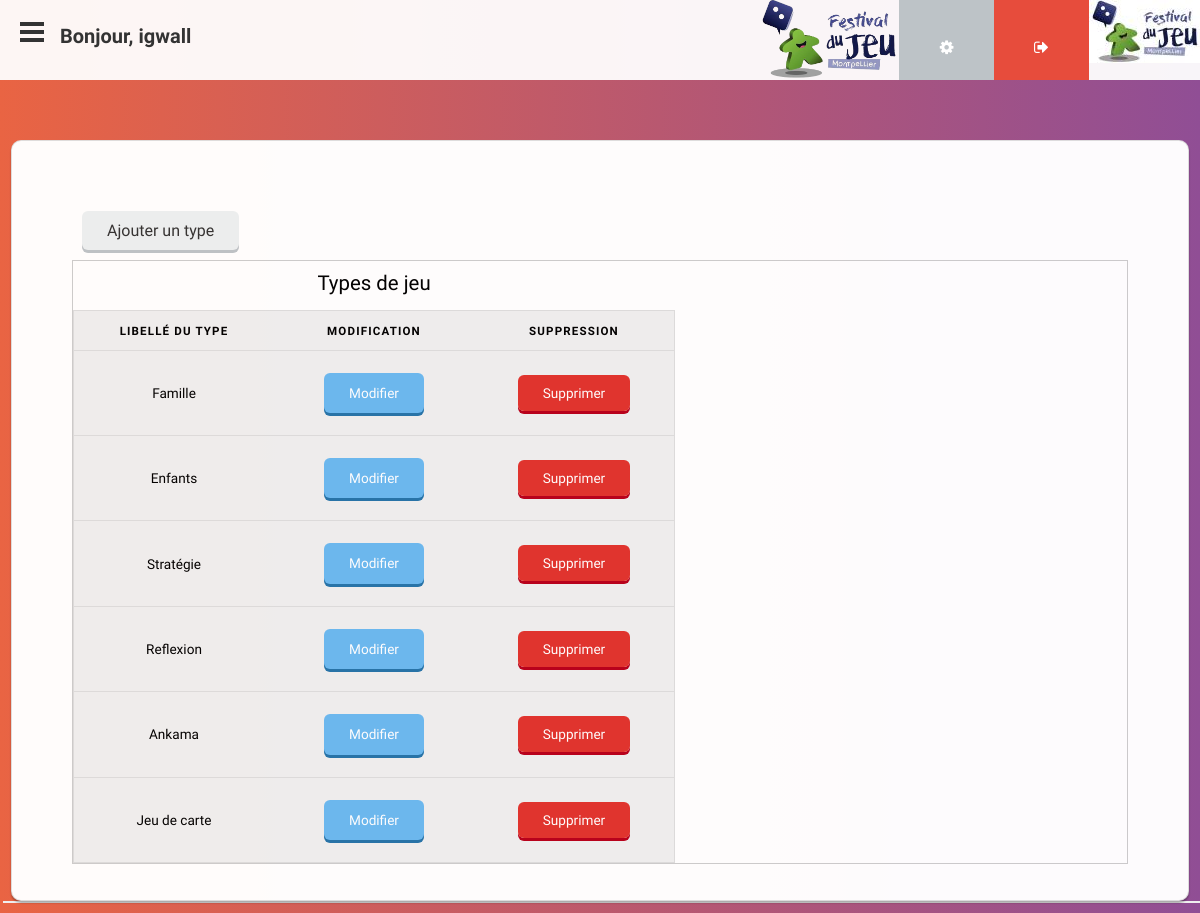
Screenshot of /index.php?controller=type&action=readAllType (signed in) with the database file from the repository.
### tables this page shows
CREATE TABLE `type` (
  `numType` tinyint(1) NOT NULL,
  `libelleType` varchar(40) NOT NULL
);

### model/modelUser.php (called while the page is built, shortened)
<?php
	class ModelUser {
		public static function isConnected() {
			return isset($_SESSION['id']);
		}
	}
?>

### controller/controllerType.php (called while the page is built, shortened)
<?php
	require_once File::buildPath(array('model', 'modelType.php'));
	class ControllerType {
		public static function readAllType() {
			$tab_type = ModelType::getAllType();
			require File::buildPath(array("view", "view.php"));
		}
	}
?>

### index.php (called while the page is built, shortened)
<?php
	require_once File::buildPath(array('controller', 'routeur.php'));
?>

### model/modelType.php (called while the page is built, shortened)
<?php
class ModelType {
	private $numType;
	private $libelleType;
	public function getNumType(){
		return $this->numType;
	}
	public function getLibelleType(){
		return $this->libelleType;
	}
	static public function getAllType() {
		try {
			$rep = Model::$pdo->query('SELECT * FROM type');
			$rep->setFetchMode(PDO::FETCH_CLASS, 'ModelType');
			$tab_prod = $rep->fetchAll();
			return $tab_prod;
		} catch (PDOException $e) {
			echo('Error tout casse ( /!\ method getAllType() /!\ )');
		}
	}
}
?>

### view/type/listeType.php (the view, shortened to what this page needs)
<?php endif;
echo '<div class="infos">';
?>
<a class='edit-button' href=" index.php?controller=type&action=addType">Ajouter un type</a>
<?php
if (isset($tab_type) && isset($tab_type[0])){
    echo "<table class='liste' id='table'>
  <caption>Types de jeu</caption>
  <thead>
        <tr>
            <th onclick='sortTable(1)' scope='col'>Libellé du type</th>
            <th scope='col'>Modification</th>
            <th scope='col'>Suppression</th>
        </tr>
    </thead>
    <tbody>";
	foreach ($tab_type as $type) {
		$numType = htmlspecialchars($type->getNumType());
		$libelleType = htmlspecialchars($type->getLibelleType());
        echo"<tr>
                <td data-label='nomEdit'> " . $libelleType . "</td>
                <td><p><a class='edit-button-table' href=index.php?controller=type&action=update&numType=" . rawurlencode($numType) . "'> Modifier</a></p></td>
                <td><p><a class='edit-button-suppr-tab' href=index.php?controller=type&action=delete&numType=" . rawurlencode($numType) . "> Supprimer</a> </p></td>
            </tr>";
	};
    echo"</tbody>
         </table>";
}else{
	echo" Vous n'avez pas de type de jeu :( ";
}
?>
<br>
<br>
<?php
echo '</div>'?>

### controller/routeur.php (shortened to what this page needs)
<?php
	require_once File::buildPath(array('controller', 'controllerType.php'));
	require_once File::buildPath(array('controller', 'controllerSuivi.php'));
	if (isset($_GET['controller'])) {
		$controller = htmlspecialchars($_GET['controller']);
	} else {
		$controller = Conf::$defaultController;
	}
	$controller = 'controller' . ucfirst($controller);
	if (isset($_GET['action'])) {
		$action = $_GET['action'];
	} else {
		$action = Conf::$defaultAction;
	}
	$action = htmlspecialchars($action);
 	if(ModelUser::isConnected() && ($action == "viewRegister" || $action == "actionConnect")){
		ControllerUser::viewConnect();
	}elseif(ModelUser::isConnected() || $action == "viewRegister" || $action == "actionConnect" || $action == "actionRegister"){
		$controller::$action();
	}else{
		ControllerUser::viewConnect();
	}
?>

### view/view.php (shortened to what this page needs)
<!doctype html>
<html lang="fr">
<head>
	<link rel="stylesheet" href="style.css">
    <link rel="stylesheet" href="../style/font-awesome/css/font-awesome.min.css">
	<link href="JS/jquery-ui/jquery-ui.css" rel="stylesheet">
</head>
<body>
	<div class="header-top">
	<header>
		<div id="logo">
			<?php if (ModelUser::isConnected()){
						echo '<h1>Bonjour, ' . $_SESSION['login'] . '</h1>';
			}?>
		</div>
				<?php if (ModelUser::isConnected()):?>
                <div class="menu-icon">
                    <img class="logo" src="logo.png" alt="" />
                    <div class="menu-icon"><a class="setting" href="index.php?controller=festival&action=viewFestival&idFestival=1"><i class="fa fa-cog" aria-hidden="true"></i></a></div>
					<div class="menu-icon"><a class="logout" href="index.php?controller=user&action=actionDisconnect"><i class="fa fa-sign-out" aria-hidden="true"></i></a></div>
                </div>
        <div class="mobileShow">
            <a href="#" class="burger-box">
                <div class="burger">
                </div>
            </a>
            <img style="margin-left:300 px" src="logo.jpg" alt="" />
            <div class="sliding-panel-fade-screen"></div></div>
				<?php else: ?>
					<div class="menu-elem"><a href="index.php?controller=user&action=viewConnect">Se connecter</a></div>
					<div class="menu-elem"><a href="index.php?controller=user&action=viewRegister">Creer un compte</a></div>
				<?php endif ?>
        </div>
	 <?php
        $filepath = File::buildPath(array("view", $controller, "$view.php"));
        require $filepath;
     ?>
</body>
</html>

### style.css (style rules this page uses)
html, body, div, span, h1, h2, h3, h4, h5, h6, p, ol, ul, li, form, label, legend, caption, aside, details, figcaption, figure, footer, header, hgroup, menu, nav, section, summary { margin: 0; padding: 0; border: 0; outline: 0; font-weight: inherit; font-style: inherit; font-size: 100%; font-family: inherit; vertical-align: baseline; }
a { font-family: "Ubuntu"; text-decoration: none; padding-bottom: 5px; color: #333; }
header a { color: #333; }
.menu-icon { display: flex; align-items: center; float: right; height: 98%; margin-left: auto; }
.fa { position: relative; display: table-cell; width: 55px; height: 36px; text-align: center; top: 30px; font-size: 22px; color: #fff; }
i { box-sizing: border-box; }
.menu-icon .setting { height: 100%; padding-right: 20px; padding-left: 20px; background-color: #bdc3c7; }
.menu-icon .logout { padding-right: 20px; padding-left: 20px; height: 100%; background-color: #e74c3c; }
aside, details, figcaption, figure, footer, header, hgroup, menu, nav, section { display: block; }
body { margin: auto; width: 100%; height: 100%; background: linear-gradient(to right, #e96443, #904e95); background-attachment: fixed; background-size: cover; box-shadow: 3px 2px #efefef; }
header { width: 100%; height: 80px; font-weight: 400; display: flex; margin: auto; background-color: rgba(254, 254, 254, 0.95); line-height: 40px; color: #333; }
header h1 { font-family: Ubuntu; font-size: 20px; font-weight: 600; padding-top: 16px; }
#logo { margin-left: 20px; }
.infos { width: 88%; background: #fff; padding-right: 5%; padding-left: 5%; padding-top: 5%; opacity: 0.98; border-radius: 10px; margin: auto; margin-top: 5%; box-shadow: 0px 2px 2px rgba(0, 0, 0, 0.3); border: 1px solid rgba(0, 0, 0, .125); margin-bottom: 1%; }
.infos p { line-height: 150%; font-family: "Ubuntu"; color: #333; }
.edit-button { display: inline-block !important; background-color: #ecf0f1 !important; margin: 10px !important; padding-top: 10px !important; padding-bottom: 10px !important; padding-left: 25px !important; padding-right: 25px !important; border-radius: 6px !important; box-shadow: 0px 3px #bdc3c7 !important; }
.edit-button-table { display: inline-block; background-color: #6BB9F0; color: #fff; margin: 10px; padding-top: 10px; padding-bottom: 10px; padding-left: 25px; padding-right: 25px; border-radius: 6px; box-shadow: 0px 3px #2574A9; }
.edit-button-suppr-tab { background-color: #E1332D; margin: 10px; padding-top: 10px; padding-bottom: 10px; padding-left: 25px; padding-right: 25px; border-radius: 6px; color: #fff; box-shadow: 0px 3px #b8001b; }
.logo { height:80px; display:flex; }
.liste { font-family: 'Ubuntu'; border: 1px solid #ccc; border-collapse: collapse; margin: 0; padding: 0; width: 100%; table-layout: fixed; }
.liste caption { font-family: inherit; font-size: 1.5em; margin: .5em 0 .75em; }
.liste tr { font-family: inherit; background: #efefef; border: 1px solid #ddd; padding: .35em; }
.liste th, .liste td { font-family: inherit; padding: 2%; text-align: center !important; }
.liste th { font-family: inherit; font-size: .85em; letter-spacing: .1em; text-transform: uppercase; }
.burger-box { z-index: 999; position: fixed; top: 15px; left: 20px; display: block; width: 24px; height: 24px; cursor: pointer; }
.burger { content: ''; font-size: 0px; user-select: none; position: absolute; top: 50%; left: 0; width: 24px; height: 4px; background: #333; transition: background 0.3s, transform 0.3s, top 0.3s; }
.burger:before { position: absolute; top: 50%; left: 0; width: 24px; height: 4px; background: #333; transition: background 0.3s, transform 0.3s, top 0.3s; top: -8px; left: 0; content: ""; }
.burger:after { position: absolute; top: 50%; left: 0; width: 24px; height: 4px; background: #333; transition: background 0.3s, transform 0.3s, top 0.3s; top: 8px; left: 0; content: ""; }
.mobileShow { display: none }
@media only screen
and (min-device-width : 320px)
and (max-device-width : 1024px) { .mobileShow { display: inline; } }
@media only screen
and (min-device-width : 320px)
and (max-device-width : 1024px) { h1 { text-align: center; padding-left: 40px; } }
@media only screen
and (min-device-width : 320px)
and (max-device-width : 1024px) { .liste { font-size: 85%; table-layout: fixed; display: block; width: auto!important; } }
@media only screen
and (min-device-width : 320px)
and (max-device-width : 1024px) { .liste td { width: 200px; table-layout: fixed; } }

### rows the page displays
type: libelleType "Famille"
type: libelleType "Enfants"
type: libelleType "Stratégie"
type: libelleType "Reflexion"
type: libelleType "Ankama"
type: libelleType "Jeu de carte"

### other values shown
$_SESSION['login'] "igwall"
